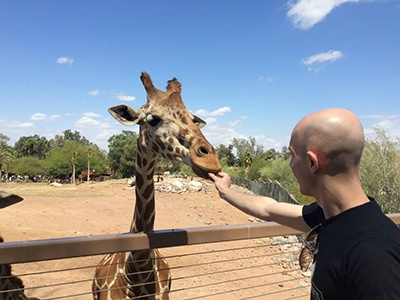
#> input picture lessons/newimage.jpg, 400 x 300 px
$ python auto_canny.py --image newimage.jpg
#> lines starting #> are read from the running program, lines starting #| are printed output that depends on the picture
import argparse
import imutils
import cv2

ap = argparse.ArgumentParser()
ap.add_argument("-i", "--image", required=True, help="Path to the image")
args = vars(ap.parse_args())

# load the image, convert it to grayscale, and blur it slightly
image = cv2.imread(args["image"])
#> image is the input picture: shape (300, 400, 3); mean B, G, R 150.4, 143.8, 139.7
gray = cv2.cvtColor(image, cv2.COLOR_BGR2GRAY)
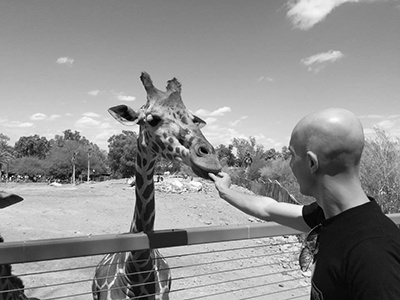
#> gray: shape (300, 400); min 0, max 254, mean 143.3
blurred = cv2.GaussianBlur(gray, (3, 3), 0)
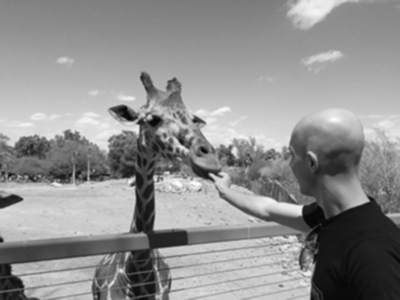
#> blurred: shape (300, 400); min 5, max 252, mean 143.4

wide = cv2.Canny(blurred, 10, 200)
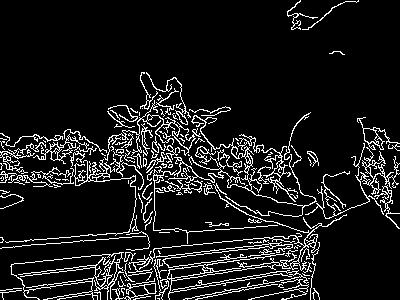
#> wide: shape (300, 400); 10.2% white in thin lines or dots
tight = cv2.Canny(blurred, 225, 250)
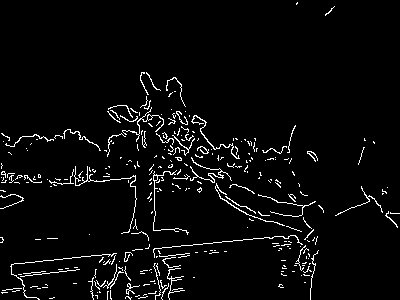
#> tight: shape (300, 400); 3.9% white in thin lines or dots
auto = imutils.auto_canny(blurred)
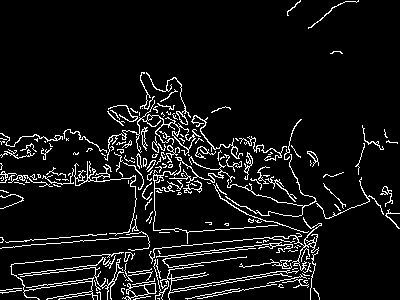
#> auto: shape (300, 400); 7.5% white in thin lines or dots

cv2.imshow("Original", image)
cv2.imshow("Wide Edge Map", wide)
cv2.imshow("Tight Edge Map", tight)
cv2.imshow("Auto Edge Map", auto)
cv2.waitKey(0)
